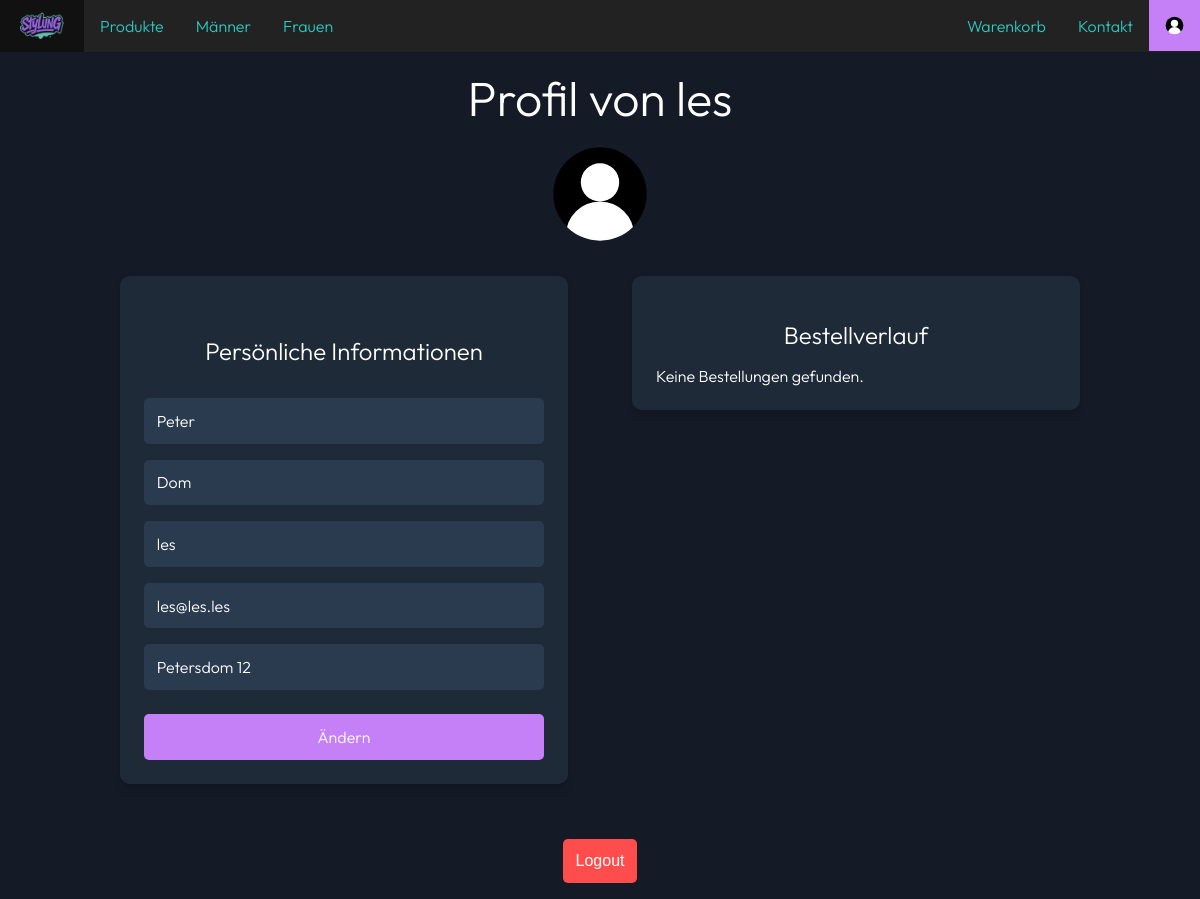
Before: /profile.php (signed in) with the older database file.
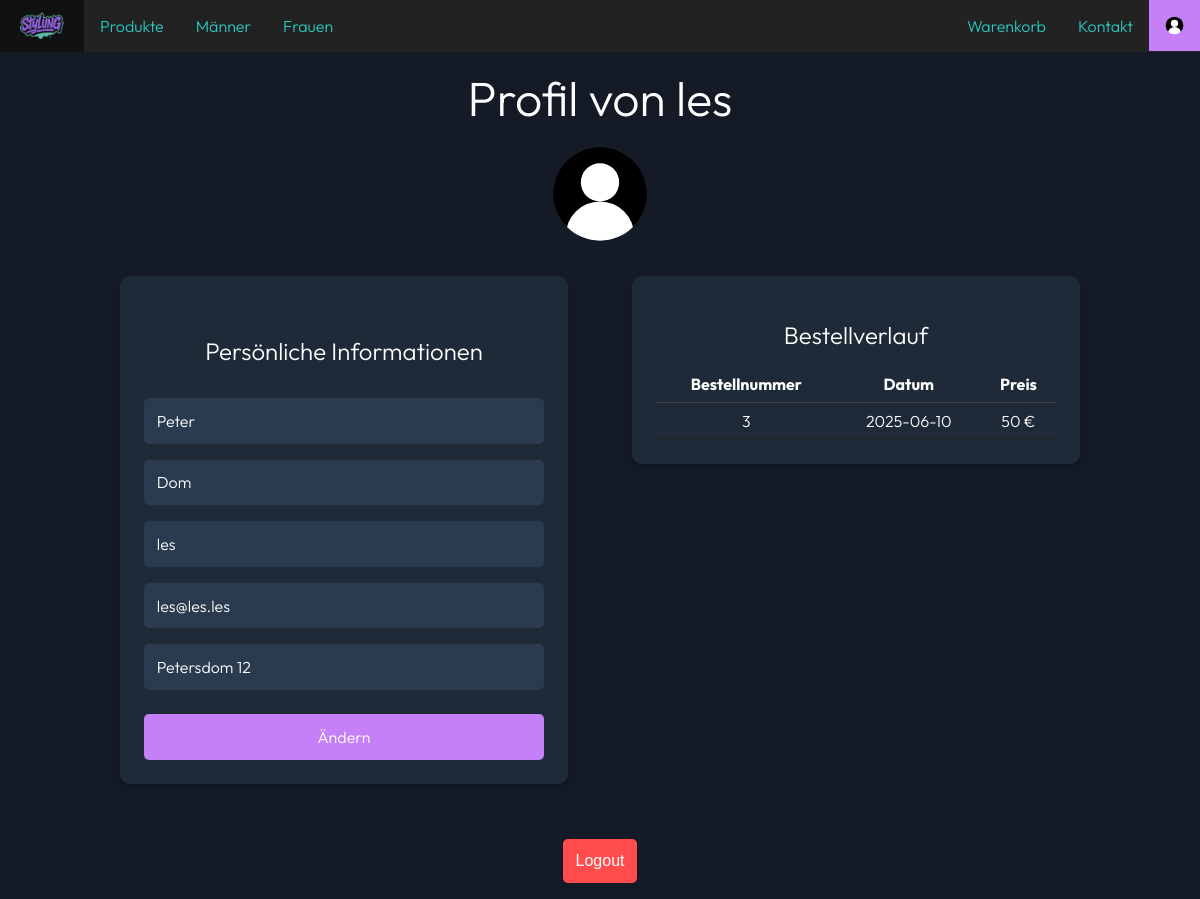
After: the same page with the newer database file.
### tables this page shows
CREATE TABLE `users` (
  `id` int(11) NOT NULL,
  `username` varchar(255) DEFAULT NULL,
  `email` varchar(255) DEFAULT NULL,
  `password` varchar(255) DEFAULT NULL,
  `firstName` text NOT NULL,
  `lastName` text NOT NULL,
  `address` text NOT NULL,
  `role` text NOT NULL DEFAULT 'user'
);

CREATE TABLE `buy_history` (
  `order_id` int(11) NOT NULL,
  `user_id` int(11) NOT NULL,
  `date` date NOT NULL,
  `price` decimal(10,0) NOT NULL
);

### public/profile.php (the view, shortened to what this page needs)
<!DOCTYPE html>
<html lang="en">
<head>
    <link rel="stylesheet" href="./css/profile.css">
</head>
<?php include 'navbar.php';
require("../backend/session_timeout.php");?>
<body style="background: #141b27; color: white; display:flex; justify-content: center; align-items: center; flex-direction: column; padding-top: 3%">
    <h1 class="outfit-300 Headline">Profil von  <?php
            if (isset($_SESSION['username'])) {
                echo htmlspecialchars($_SESSION['username']);
            }
        ?>
    </h1>
    <?php
    $userData = null;
    if (isset($_SESSION['username'])) {
        require_once("../backend/connection.php");
        $stmt = $con->prepare("SELECT * FROM users WHERE username=?");
        $stmt->bind_param("s", $_SESSION['username']);
        $stmt->execute();
        $result = $stmt->get_result();
        $userData = $result->fetch_assoc();
        if ($userData) {
        $role = $userData['role'];
    }
    }
        if ($role === 'admin') {
        echo '
        <h1 class="outfit-300">Produktverwaltung</h1>
        <p class="outfit-300 success-message" id="message-container"></p>
        <div style="display: flex; justify-content: center; width: 90%; gap: 2rem;">
            <div class="form" style="margin-top: 1rem;">
                <form action="../backend/product_add.php" method="POST" enctype="multipart/form-data" style="margin-top: 1rem;">
                    <h2 class="outfit-300">Produkt hinzufügen</h2>
                    <input class="outfit-300" type="text" name="product_name" placeholder="Produktname" required />
                    <textarea class="outfit-300" name="description" placeholder="Beschreibung" required></textarea>
                    <label for="image_file_add" class="custom-file-upload outfit-300" id="label_image_file_add">
                        Bild hochladen
                    </label>
                    <input type="file" name="image_file" id="image_file_add" accept="image/*" required>
                    <input class="outfit-300" type="number" name="price" min="0" placeholder="Preis" step="0.01" required />
                    <select class="outfit-300" name="gender">
                        <option value="NULL">Geschlecht (optional)</option>
                        <option value="MALE">Männer</option>
                        <option value="FEMALE">Frauen</option>
                    </select>
                    <div class="size-selection outfit-300">
                        <div class="size-checkboxes">
                            <label>Verfügbare Größen:</label>
                            <label><input type="checkbox" name="sizes[]" value="XS"> XS</label>
                            <label><input type="checkbox" name="sizes[]" value="S"> S</label>
                            <label><input type="checkbox" name="sizes[]" value="M"> M</label>
                            <label><input type="checkbox" name="sizes[]" value="L"> L</label>
                            <label><input type="checkbox" name="sizes[]" value="XL"> XL</label>
                        </div>
                    </div>
                    <input class="outfit-300" type="text" name="brand" placeholder="Marke (optional)" />
                    <button class="outfit-300" type="submit">Bestätigen</button>
                </form>
            </div>
            <div class="form" style="margin-top: 1rem;">
                <form action="../backend/product_update.php" method="POST" enctype="multipart/form-data" style="margin-top: 1rem;">
                    <h2 class="outfit-300">Produkt aktualisieren</h2>
                    <input class="outfit-300" type="number" name="product_id" placeholder="Produkt-ID" required />
                    <input class="outfit-300" type="text" name="product_name" placeholder="Neuer Produktname (optional)" />
                    <textarea class="outfit-300" name="description" placeholder="Neue Beschreibung (optional)"></textarea>
                    <label for="image_file_update" class="custom-file-upload outfit-300" id="label_image_file_update">
                        Bild hochladen (optional)
                    </label>
                    <input type="file" name="image_file" id="image_file_update" accept="image/*">
                    <input class="outfit-300" type="number" min="0" name="price" placeholder="Neuer Preis (optional)" step="0.01" />
                    <select class="outfit-300" name="gender">
                        <option value="">Geschlecht (optional)</option>
                        <option value="MALE">Männer</option>
                        <option value="FEMALE">Frauen</option>
                        <option value="NULL">Unisex</option>
                    </select>
                    <div class="size-selection outfit-300">
                        <div class="size-checkboxes">
                            <label>Verfügbare Größen:</label>
                            <label><input type="checkbox" name="sizes[]" value="XS"> XS</label>
                            <label><input type="checkbox" name="sizes[]" value="S"> S</label>
                            <label><input type="checkbox" name="sizes[]" value="M"> M</label>
                            <label><input type="checkbox" name="sizes[]" value="L"> L</label>
                            <label><input type="checkbox" name="sizes[]" value="XL"> XL</label>
                        </div>
                    </div>
                    <input class="outfit-300" type="text" name="brand" placeholder="Marke (optional)" />
                    <button class="outfit-300" type="submit">Bestätigen</button>
                </form>
            </div>
            <div class="form" style="margin-top: 1rem;">
                <form action="../backend/product_delete.php" method="POST" style="margin-top: 1rem;">
                    <h2 class="outfit-300">Produkt löschen</h2>
                    <input class="outfit-300" type="number" name="product_id" placeholder="Produkt-ID" required />
                    <button class="outfit-300" type="submit">Bestätigen</button>
                </form>
            </div>
        </div>
        <h1 class="outfit-300">Benutzerverwaltung</h1>
        <div style="display: flex; justify-content: center; width: 90%; gap: 2rem;">
            <div class="form" style="margin-top: 1rem;">
                <form action="../backend/user_admin.php" method="POST" style="margin-top: 1rem;">
                    <h2 class="outfit-300">User Rolle ändern</h2>
                    <input class="outfit-300" type="text" name="username" placeholder="Username" required />
                    <select class="outfit-300" name="role">
                        <option value="user">User</option>
                        <option value="admin">Admin</option>
                    </select>
                    <button class="outfit-300" type="submit">Bestätigen</button>
                </form>
            </div>
            <div class="outfit-300 user-list" style="margin-top: 1rem;">
                <div style="display:flex; justify-content:space-between; align-items:center; margin-bottom:1rem;">
                    <input type="text" class="outfit-300" id="user-search" placeholder="User suchen..." style="width:60%; max-width:300px; padding:0.5rem; border-radius:5px; border:none;">
                    <button id="user-export" class="outfit-300" style="padding:0.5rem 1rem; border-radius:5px; border:none; background:#c580f7; color:white; cursor:pointer;">JSON Export</button>
                </div>
                <table>
                    <thead>
                        <tr>
                            <th>Username</th>
                            <th>Email</th>
                            <th>Rolle</th>
                        </tr>
                    </thead>
                    <tbody id="userlist"></tbody>
                </table>
            </div>
        </div>
        ';
    }else {
        echo '
        <img src="pictures/usericon.svg" alt="Profil" width="100" height="100">
        <p class="outfit-300 success-message" id="message-container"></p>
        <div style="display: flex; justify-content: center; align-items: flex-start; width: 90%; gap: 2rem; margin-top: 2rem;">
            <div class="form" style="min-width:300px; flex:1;">
                <form class="profile" action="/backend/user_edit.php" method="POST" style="margin-top: 1rem;">
                    <h2 class="outfit-300">Persönliche Informationen</h2>
                    <input class="outfit-300" type="text" name="vorname" placeholder="Vorname" required value="' . htmlspecialchars($userData['firstName'] ?? '') . '" />
                    <input class="outfit-300" type="text" name="nachname" placeholder="Nachname" required value="' . htmlspecialchars($userData['lastName'] ?? '') . '" />
                    <input class="outfit-300" type="text" name="username" placeholder="Username" required value="' . htmlspecialchars($userData['username'] ?? '') . '" readonly />
                    <input class="outfit-300" type="email" name="email" placeholder="E-Mail" required value="' . htmlspecialchars($userData['email'] ?? '') . '" />
                    <input class="outfit-300" type="text" name="address" placeholder="Adresse" required value="' . htmlspecialchars($userData['address'] ?? '') . '" />
                    <button class="outfit-300" type="submit">Ändern</button>
                </form>
            </div>';
        if (isset($userData['id'])) {
            echo '<div class="form" style="min-width:300px; flex:1; margin-left:2rem;">';
            include 'order_history.php';
            echo '</div>';
        }
        echo '</div>';
    }
    ?>
    <form action="auth.php" class="logout-form" method="POST">
        <h1><input type="submit" value="Logout" class="btn solid" name="logout"/></h1>
    </form>
</body>
</html>

### backend/session_timeout.php (shortened to what this page needs)
<!DOCTYPE html>
<head>
</head>

### public/navbar.php (shortened to what this page needs)
<?php
  require("../backend/session_timeout.php");
?>
<html>
  <head>
    <link rel="stylesheet" href="./css/navbar.css"/>
  </head>
  <body>
    <ul class="navbar desktop" id="desktop-navbar">
      <li class="navbarimg desktop"><a href="index.php"><img src="pictures/Logo_Stylung-Photoroom.png" width="52"></a></li>
      <li class="navbar outfit-300 desktop"><a class="classic" href="shopsite.php">Produkte</a></li>
      <li class="navbar outfit-300 desktop"><a class="classic" href="shopsite.php?gender=MALE">Männer</a></li>
      <li class="navbar outfit-300 desktop"><a class="classic" href="shopsite.php?gender=FEMALE">Frauen</a></li>
      <li class="navbar outfit-300 desktop" style="float: right">
        <?php if (isset($_SESSION["username"])): ?>
          <a class="active desktop" href="profile.php"><img src="pictures/usericon.svg" alt="Profil" width="19" height="19"></a>
        <?php else: ?>
          <a class="active outfit-300 desktop" href="auth.php">Login</a>
        <?php endif; ?>
      </li>
      <li class="navbar outfit-300 desktop" style="float: right"><a class="classic" href="contact.php">Kontakt</a></li>
      <li class="navbar outfit-300 desktop" style="float: right"><a class="classic" href="cart.php">Warenkorb</a></li>
    </ul>
  </body>
</html>

### public/order_history.php (shortened to what this page needs)
<?php
require_once("../backend/connection.php");
$username = $_SESSION['username'];
$stmt1 = $con->prepare("SELECT id FROM users WHERE username= ?");
$stmt1->bind_param("s", $username);
$stmt1->execute();
$result1 = $stmt1->get_result();
$user_row = $result1->fetch_assoc();
$user_id = $user_row['id'];
$stmt = $con->prepare("SELECT * FROM buy_history WHERE user_id = ? ORDER BY order_id DESC");
$stmt->bind_param("i", $user_id);
$stmt->execute();
$result = $stmt->get_result();
echo '<h2 class="outfit-300" style="text-align:center; width:100%;">Bestellverlauf</h2>';
if ($result->num_rows > 0) {
    echo '<table class="outfit-300" style="width:100%; border-collapse:collapse;">
            <thead>
                <tr>
                    <th style="padding:8px; border-bottom:1px solid #444; text-align:center;">Bestellnummer</th>
                    <th style="padding:8px; border-bottom:1px solid #444; text-align:center;">Datum</th>
                    <th style="padding:8px; border-bottom:1px solid #444; text-align:center;">Preis</th>
                </tr>
            </thead>
            <tbody>';
    while ($row = $result->fetch_assoc()) {
        echo '<tr>
                <td style="padding:8px; border-bottom:1px solid #222; text-align:center;">' . htmlspecialchars($row['order_id']) . '</td>
                <td style="padding:8px; border-bottom:1px solid #222; text-align:center;">' . htmlspecialchars($row['date']) . '</td>
                <td style="padding:8px; border-bottom:1px solid #222; text-align:center;">' . htmlspecialchars($row['price']) . ' €</td>
              </tr>';
    }
    echo '</tbody></table>';
} else {
    echo '<div class="outfit-300" style="margin-top:1rem;">Keine Bestellungen gefunden.</div>';
}
?>

### public/css/profile.css (style rules this page uses)
body { overflow-y: scroll; font-family: Arial, sans-serif; background-color: #141b27; color: white; display: flex; justify-content: center; align-items: center; flex-direction: column; padding-top: 5%; margin: 0; }
.Headline { font-size: 3rem; }
h1, h2 { font-weight: 300; text-align: center; margin-bottom: 1rem; background: none; box-shadow: none; padding: 0; }
div.form { background-color: #1f2a38; border-radius: 10px; padding: 1.5rem; margin-bottom: 2rem; box-shadow: 0 4px 8px rgba(0, 0, 0, 0.2); width: 100%; max-width: 400px; }
form { gap: 1rem; display: flex; flex-direction: column; }
form.profile { max-width: 400px; }
form input[type="text"], form input[type="email"], form input[type="number"], .custom-file-upload, form textarea { width: calc(100% - 1.6rem); padding: 0.8rem; margin: 0 auto; border: none; border-radius: 5px; background-color: #2a3b4f; color: white; font-size: 1rem; outline: none; resize: none; }
form input[type="text"]::placeholder, form input[type="number"]::placeholder, form textarea::placeholder { color: #b0b0b0; font-family: "Outfit"; }
form button { margin-top: 0.5rem; padding: 0.8rem; background-color: #c580f7; color: white; border: none; border-radius: 5px; font-size: 1rem; cursor: pointer; transition: background-color 0.3s ease; }
h1.outfit-300, h2.outfit-300 { background: none; box-shadow: none; padding: 0; width: 100%; max-width: 400px; text-align: center; }
form.logout-form { background: none; box-shadow: none; padding: 0; margin: 0; width: auto; }
form.logout-form input[type="submit"] { padding: 0.8rem; background-color: #ff4d4d; color: white; border: none; border-radius: 5px; font-size: 1rem; cursor: pointer; transition: background-color 0.3s ease; }
th { text-align: left; padding-bottom: 0.5rem; }

### public/css/navbar.css (style rules this page uses)
#desktop-navbar { z-index: 1000; }
ul.navbar { list-style-type: none; margin: 0; padding: 0; top: 0; left: 0; width: 100%; position: fixed; overflow: hidden; background-color: #222; }
li.navbar { float: left; }
li.navbar a { display: block; align-content: center; text-align: center; padding: 16px 16px; text-decoration: none; }
li.navbarimg a img { float: left; margin: 0; padding: 0px 16px; display: block; }
li.navbar a img { margin: 0; padding: 0; display: block; }
.active { background-color: #c580f7; color: #ffffff; }
.classic { color: #2cc9c2; }
.outfit-300 { font-family: "Outfit", sans-serif; font-optical-sizing: auto; font-weight: 300; font-style: normal; }
@media screen and (min-width: 1000px) { #desktop-navbar { display: block; } }

Changed rows visible on the page:
added buy_history: order_id "3", date "2025-06-10", price "50"
Other visible differences:
text no longer shown: "Keine Bestellungen gefunden."
text now shown: "Bestellnummer Datum Preis"
